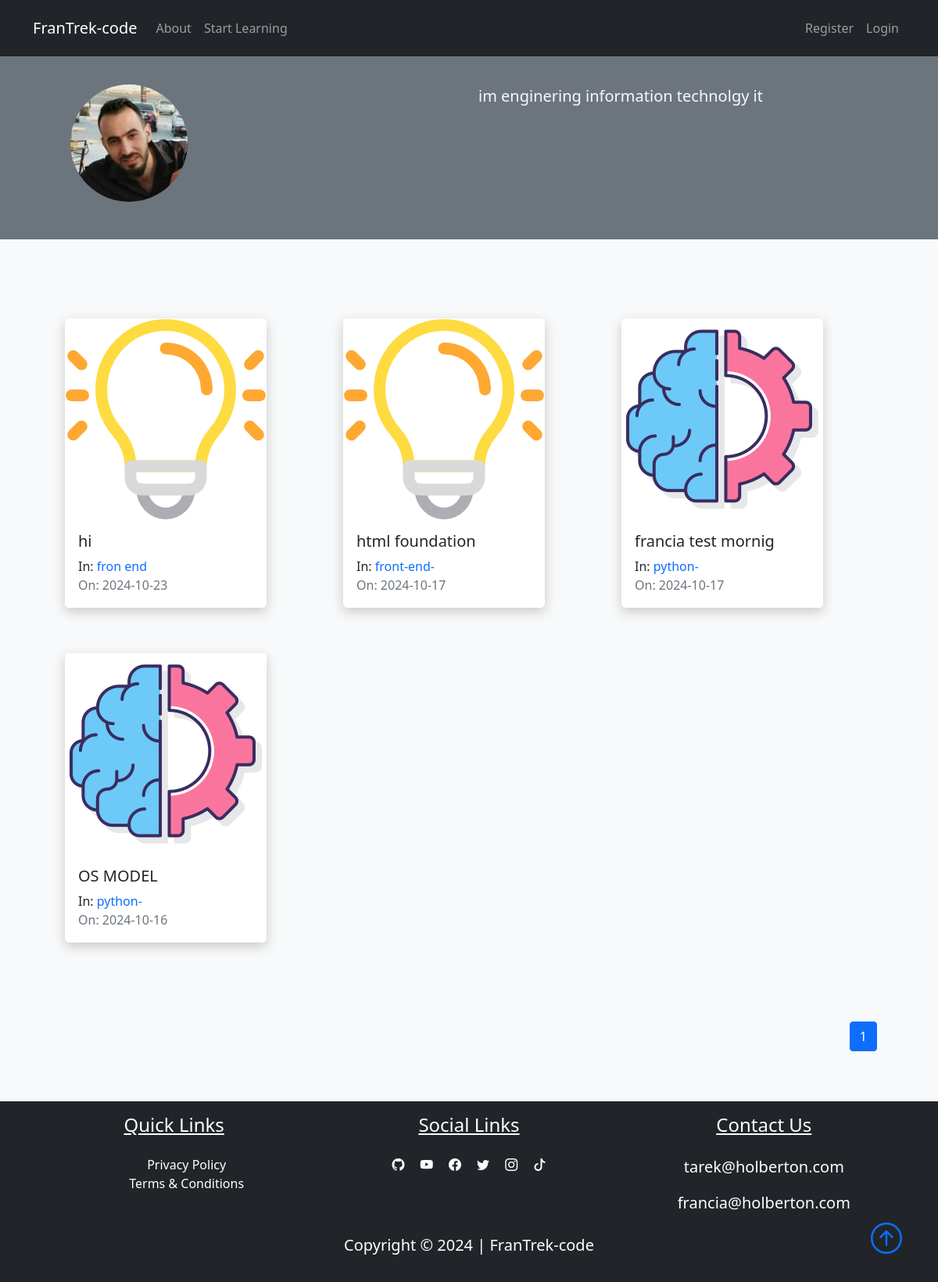
The app's page /author/tarek, older data.
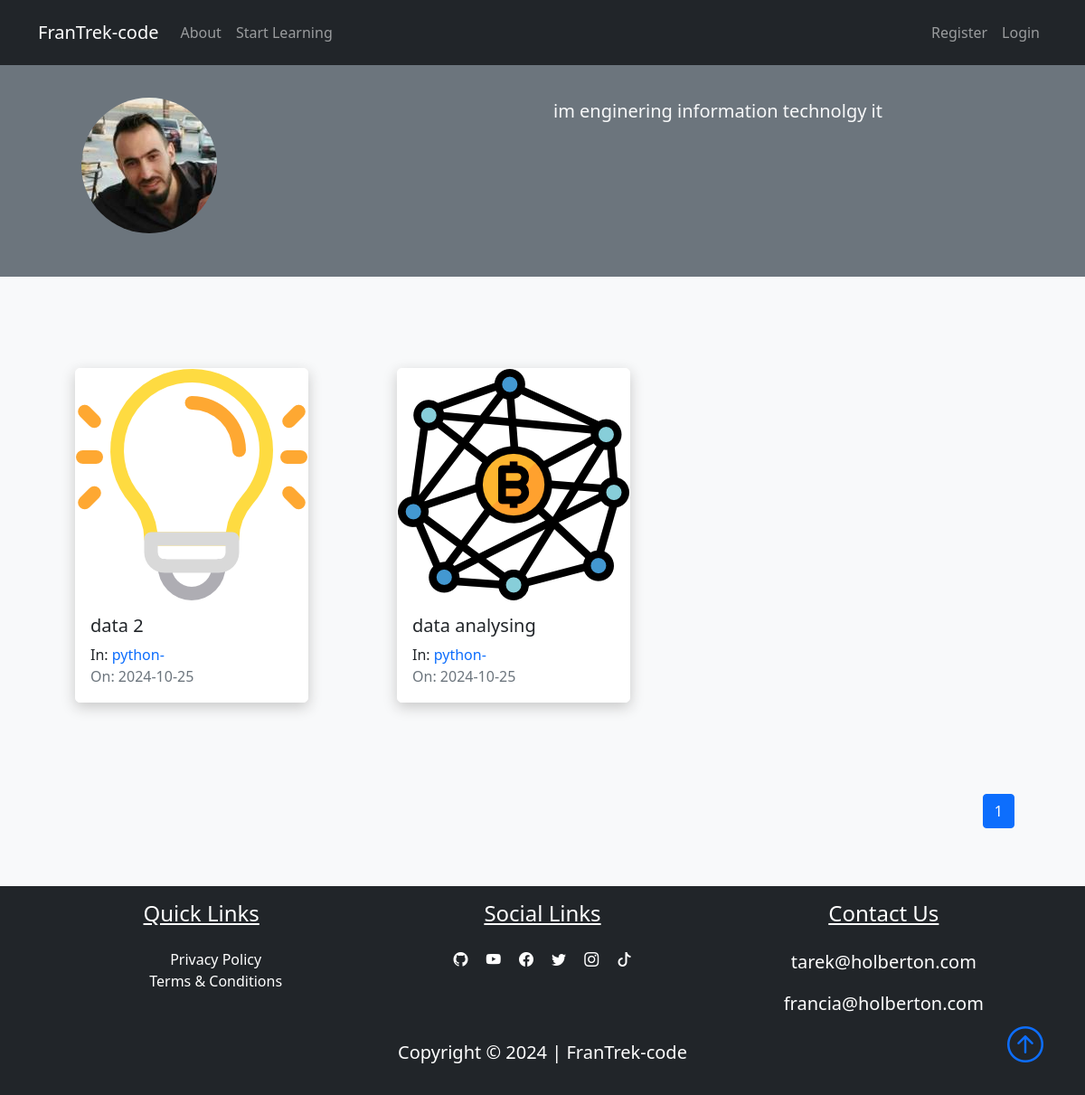
The same page, newer data.
### FranTrek/models.py (models this page shows, shortened)
class User(db.Model, UserMixin):
    id = db.Column(db.Integer, primary_key=True)
    fname = db.Column(db.String(25), nullable=False)
    lname = db.Column(db.String(25), nullable=False)
    username = db.Column(db.String(25), unique=True, nullable=False)
    email = db.Column(db.String(125), unique=True, nullable=False)
    image_file = db.Column(db.String(20), nullable=False, default="default.png")
    bio = db.Column(db.Text, nullable=True)
    password = db.Column(db.String(60), nullable=False)
    lessons = db.relationship("Lesson", backref="author", lazy=True)

class Lesson(db.Model):
    id = db.Column(db.Integer, primary_key=True)
    title = db.Column(db.String(100), nullable=False)
    date_posted = db.Column(db.DateTime, nullable=False, default=datetime.utcnow)
    content = db.Column(db.Text, nullable=False)
    thumbnail = db.Column(
        db.String(20), nullable=False, default="default_thumbnail.jpg"
    )
    slug = db.Column(db.String(32), nullable=False)
    user_id = db.Column(db.Integer, db.ForeignKey("user.id"), nullable=False)
    course_id = db.Column(db.Integer, db.ForeignKey("course.id"), nullable=False)

class Course(db.Model):
    id = db.Column(db.Integer, primary_key=True)
    title = db.Column(db.String(50), unique=True, nullable=False)
    description = db.Column(db.String(150), nullable=False)
    icon = db.Column(db.String(20), nullable=False, default="default_icon.jpg")
    lessons = db.relationship("Lesson", backref="course_name", lazy=True)

### FranTrek/users/routes.py (the view)
@users.route("/author/<string:username>", methods=["GET"])
def author(username):
    user = User.query.filter_by(username=username).first_or_404()
    page = request.args.get("page", 1, type=int)
    lessons = (
        Lesson.query.filter_by(author=user)
        .order_by(Lesson.date_posted.desc())
        .paginate(page=page, per_page=6)
    )
    return render_template("author.html", lessons=lessons, user=user)

### FranTrek/templates/author.html (shortened to what this page needs)
{% extends "layout.html"%}
{% block content %}
<div class="container-fluid bg-secondary">
    <div class="container">
        <div class="row p-5">
            <div class="col-6">
                <img class="rounded-circle" src="{{url_for('static', filename='user_pics/' + user.image_file)}}" alt="">
            </div>
            <div class="col-6">
                <span class="lead text-light">{{user.bio}}</span>
            </div>
        </div>
    </div>
</div>
<section class="bg-light">
    <div class="container p-5">
        <div class="row">
            {% for lesson in lessons.items %}
            <div class="col-sm-12 col-md-6 col-lg-4 pb-5 d-flex align-items-stretch">
                <div class="card lesson">
                    <img src="{{url_for('static', filename='lesson_thumbnails/'+lesson.thumbnail)}}" class="card-img">
                    <div class="card-body d-flex flex-column">
                        <h5 class="card-title">
                            <a class="text-decoration-none text-dark"
                                href="{{url_for('lessons.lesson', lesson_slug=lesson.slug, course=lesson.course_name.title)}}">{{lesson.title}}</a>
                        </h5>
                        <p class="card-text mb-0">In:
                            <a href="{{url_for('courses.course', course_title=lesson.course_name.title)}}"
                                class="link">{{lesson.course_name.title}}</a>
                        </p>
                        <span class="text-muted">On: {{lesson.date_posted.strftime('%Y-%m-%d')}}</span>
                    </div>
                </div>
            </div>
            {% endfor %}
            <nav class="mt-5" aria-label="...">
                <ul class="pagination" style="display: flex; justify-content: flex-end">
                    {% for page_num in lessons.iter_pages(left_edge=1, right_edge=1, left_current=1, right_current=2) %}
                    {% if page_num %}
                    {% if lessons.page == page_num %}
                    <li class="page-item active">
                        <a href="{{url_for('users.author', username=user.username, page=page_num)}}"
                            class="page-link">{{page_num}}</a>
                    </li>
                    {%else%}
                    <li class="page-item">
                        <a href="{{url_for('users.author', username=user.username, page=page_num)}}"
                            class="page-link">{{page_num}}</a>
                    </li>
                    {%endif%}
                    {% else %}
                    <span class="mx-2">...</span>
                    {% endif %}
                    {% endfor %}
                </ul>
            </nav>
        </div>
    </div>
</section>
{% endblock content%}

### FranTrek/templates/layout.html (shortened to what this page needs)
<!DOCTYPE html>
<html lang="en">
<head>
    <link href="https://cdn.jsdelivr.net/npm/bootstrap@5.1.3/dist/css/bootstrap.min.css" rel="stylesheet"
>
    <link rel="stylesheet" href="https://cdn.jsdelivr.net/npm/bootstrap-icons@1.8.1/font/bootstrap-icons.css">
    <link rel="stylesheet" type="text/css" href="{{url_for('static', filename='main.css')}}">
</head>
<body class="d-flex flex-column min-vh-100">
    <nav class="navbar navbar-expand-lg bg-dark navbar-dark py-3 fixed-top">
        <div class="container">
            <a href="{{url_for('main.home')}}" class="navbar-brand">FranTrek-code</a>
            <div class="collapse navbar-collapse" id="navmenu">
                <ul class="navbar-nav">
                    <li class="nav-item">
                        <a href="{{url_for('main.about')}}" class="nav-link">About</a>
                    </li>
                    <li class="nav-item">
                        {% if request.path=='/home'%}
                        <a href="#learn" class="nav-link">Start Learning</a>
                        {% else %}
                        <a href="{{url_for('courses.courses')}}" class="nav-link">Start Learning</a>
                        {% endif %}
                    </li>
                </ul>
                <ul class="navbar-nav ms-auto">
                    {% if current_user.is_authenticated %}
                    <div class="dropdown show">
                        <button class="btn btn-dark bg-dark dropdown-toggle" type="button" id="dropdownMenuButton1"
                            data-bs-toggle="dropdown" aria-expanded="false">
                            My Account
                        </button>
                        <ul class="dropdown-menu" aria-labelledby="dropdownMenuButton1">
                            <li class="nav-item">
                                <a href="{{ url_for('users.dashboard') }}" class="dropdown-item">Dashboard</a>
                            </li>
                            <li class="nav-item">
                                <a href="{{ url_for('users.logout') }}" class="dropdown-item">Logout</a>
                            </li>
                        </ul>
                    </div>
                    {% else %}
                    <li class="nav-item">
                        <a href="{{ url_for('users.register') }}" class="nav-link">Register</a>
                    </li>
                    <li class="nav-item">
                        <a href="{{ url_for('users.login') }}" class="nav-link">Login</a>
                    </li>
                    {% endif%}
                </ul>
            </div>
        </div>
    </nav>
    {% block content%} {% endblock %}
    <footer class="bg-dark mt-auto">
        <div class="container p-3">
            <div class="row text-center text-white">
                <div class="col-md-12 col-lg-4 pb-2">
                    <h4 class="text-center text-decoration-underline">Quick Links</h4>
                    <ul class=" nobull pt-3">
                        <li><a href="#" class="link text-white">Privacy Policy</a></li>
                        <li><a href="#" class="link text-white">Terms & Conditions</a></li>
                    </ul>
                </div>
                <div class="col-md-12 col-lg-4">
                    <h4 class="text-center text-decoration-underline pb-3">Social Links</h4>
                    <a href="#" class="text-white p-2"><i class="bi-github"></i></a>
                    <a href="#" class="text-white p-2"><i class="bi-youtube"></i></a>
                    <a href="#" class="text-white p-2"><i class="bi-facebook"></i></a>
                    <a href="#" class="text-white p-2"><i class="bi-twitter"></i></a>
                    <a href="#" class="text-white p-2"><i class="bi-instagram"></i></a>
                    <a href="#" class="text-white p-2"><i class="bi-tiktok"></i></a>
                </div>
                <div class="col-md-12 col-lg-4 pb-2">
                    <h4 class="text-center text-decoration-underline pb-3">Contact Us</h4>
                    <p class="lead">tarek@holberton.com</p>
                    <p class="lead">francia@holberton.com</p>
                </div>
            </div>
            <div class="col text-white text-center position-relative">
                <p class="lead font-weight-bold">Copyright &copy; 2024 | FranTrek-code</p>
                <a href="#" class="position-absolute bottom-0 end-0">
                    <i class="bi bi-arrow-up-circle h1"></i>
                </a>
            </div>
        </div>
    </footer>
</body>
</html>

### FranTrek/static/main.css (style rules this page uses)
body::before { display: block; content: ''; height: 60px; }
.card { transition: 0.7s ease; box-shadow: 0 5px 15px rgba(1 1 1/ 15); border-radius: 5px; margin: 5px; }
.lesson { box-shadow: 0 5px 15px rgba(200 200 200/ 15); border-radius: 5px; border: 1px solid #fff; }
.link { text-decoration: none; }
.nobull { list-style-type: none; }

Row changes from the older to the newer data that the page shows:
removed Lesson: thumbnail (picture), title "hi", course_name "fron end", date_posted "2024-10-23"
removed Lesson: thumbnail (picture), title "html foundation", course_name "front-end-", date_posted "2024-10-17"
removed Lesson: thumbnail (picture), title "francia test mornig", course_name "python-", date_posted "2024-10-17"
removed Lesson: thumbnail (picture), title "OS MODEL", course_name "python-", date_posted "2024-10-16"
added Lesson: thumbnail (picture), title "data 2", course_name "python-", date_posted "2024-10-25"
added Lesson: thumbnail (picture), title "data analysing", course_name "python-", date_posted "2024-10-25"
